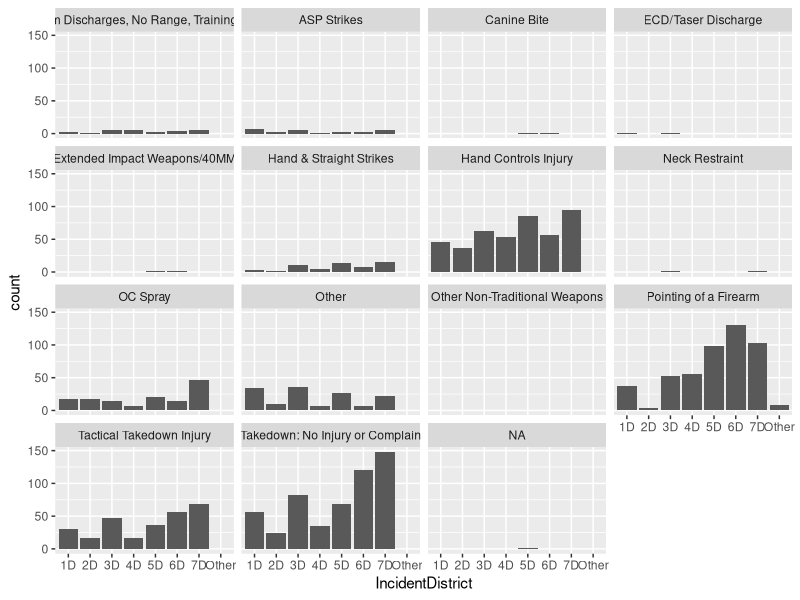
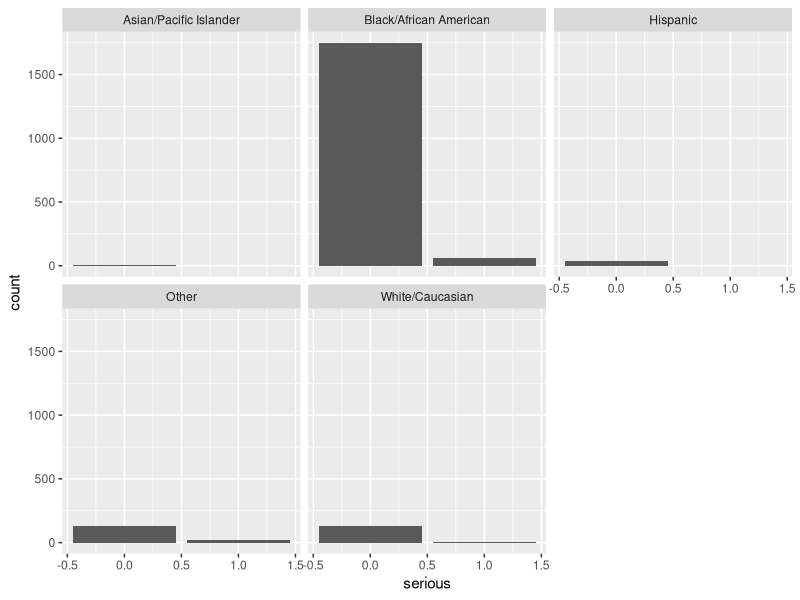
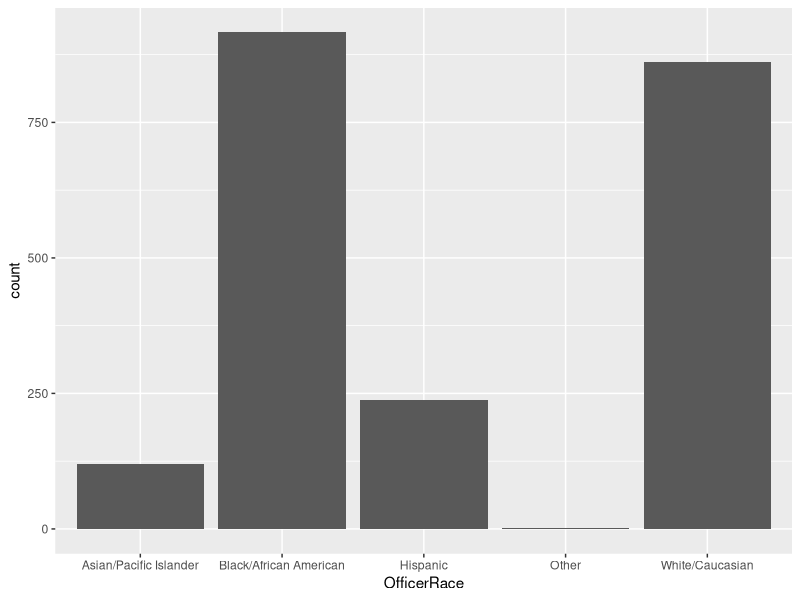
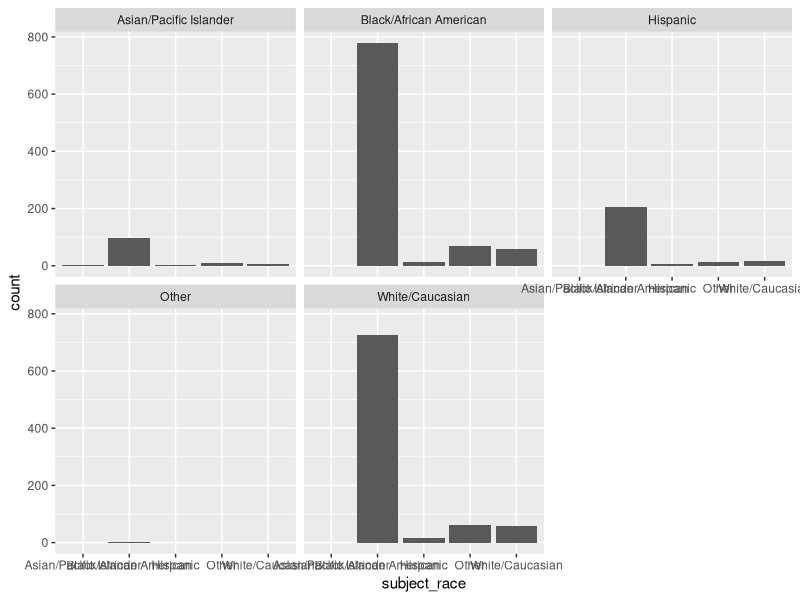
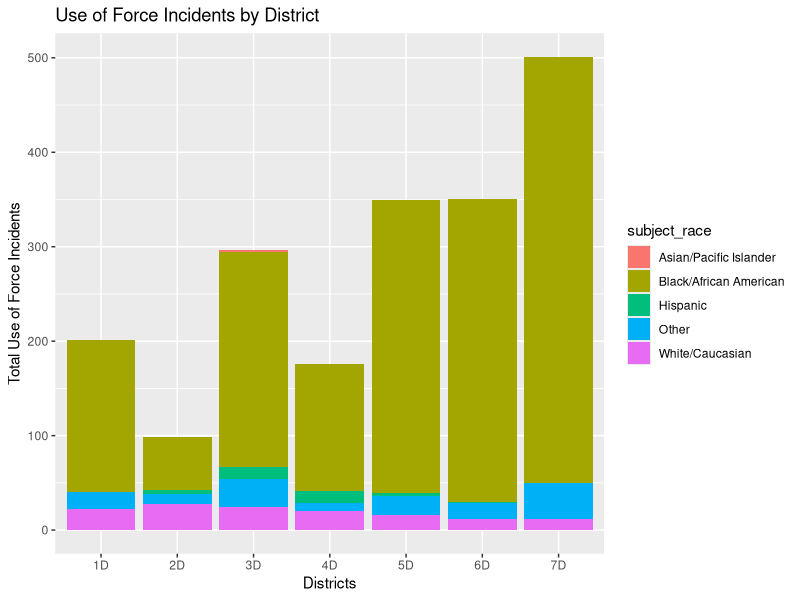
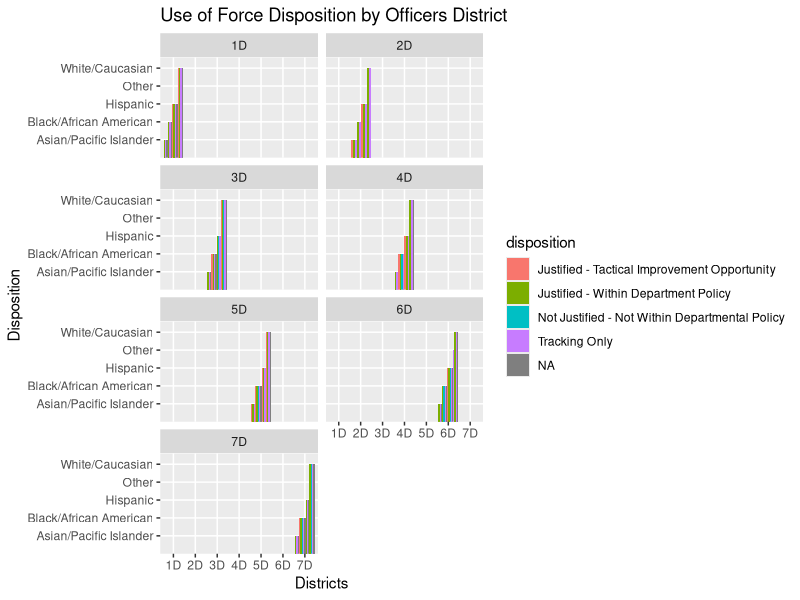

The R source for these figures, in order:
## ---- chunk 1
library(conflicted)
library(dplyr)
library(tidyverse)
library(ggthemes)
library(ggplot2)
library(tibble)
## ---- chunk 2
mpd_dat <- read.csv('UoF_mpd_2021_public.csv')
#head(mpd_dat)
#View(mpd_dat)

ggplot(data = mpd_dat, mapping = aes(x = IncidentDistrict)) + 
  geom_bar() +
    facet_wrap(~uof_type)

## ---- chunk 3
ggplot(data = mpd_dat, mapping = aes(x = serious)) + 
  geom_bar() +
    facet_wrap(~subject_race)

## ---- chunk 4
ggplot(data = mpd_dat, mapping = aes(x = OfficerRace)) + 
  geom_bar()

## ---- chunk 5
ggplot(data = mpd_dat, mapping = aes(x = subject_race)) + 
  geom_bar() +
    facet_wrap(~OfficerRace)
## ---- chunk 6
force_by_district_race <- mpd_dat %>%
  group_by(OfficerAssignment, subject_race) %>%
  summarize(Total_Use_of_Force = n()) #total num of cases of use of force
## ---- chunk 7
ggplot(subset(force_by_district_race, OfficerAssignment %in% c("1D", "2D", "3D", "4D", "5D", "6D", "7D")), 
       aes(x = OfficerAssignment, y = Total_Use_of_Force, fill = subject_race)) +
  geom_bar(stat = "identity") +
  labs(title = "Use of Force Incidents by District") +
  xlab("Districts") +
  ylab("Total Use of Force Incidents")

## ---- chunk 8
#df with officer assignment, disposition, officer race
officer_by_district <- mpd_dat %>%
  group_by(OfficerAssignment, disposition, OfficerRace)
## ---- chunk 9
# Create a ggplot bar chart
ggplot(subset(officer_by_district, OfficerAssignment %in% c("1D", "2D", "3D", "4D", "5D", "6D", "7D")), 
       aes(x = OfficerAssignment, y = OfficerRace, fill = disposition)) +
  geom_bar(stat = "identity", position = "dodge") +  # Create a bar chart
  labs(title = "Use of Force Disposition by Officers District",
       x = "Districts",
       y = "Disposition") +
  facet_wrap(~OfficerAssignment, ncol = 2) 
## ---- chunk 10
